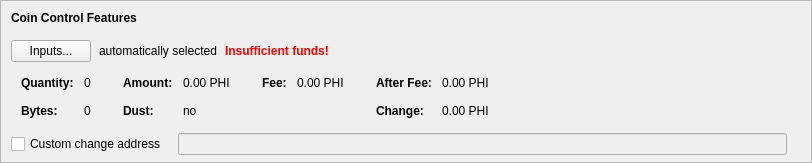
      <widget class="QFrame" name="frameCoinControl">
       <property name="sizePolicy">
        <sizepolicy hsizetype="Expanding" vsizetype="Fixed">
         <horstretch>0</horstretch>
         <verstretch>0</verstretch>
        </sizepolicy>
       </property>
       <property name="maximumSize">
        <size>
         <width>16777215</width>
         <height>16777215</height>
        </size>
       </property>
       <property name="frameShape">
        <enum>QFrame::StyledPanel</enum>
       </property>
       <property name="frameShadow">
        <enum>QFrame::Sunken</enum>
       </property>
       <layout class="QVBoxLayout" name="verticalLayoutCoinControl2">
        <property name="spacing">
         <number>0</number>
        </property>
        <property name="leftMargin">
         <number>0</number>
        </property>
        <property name="topMargin">
         <number>0</number>
        </property>
        <property name="rightMargin">
         <number>0</number>
        </property>
        <property name="bottomMargin">
         <number>6</number>
        </property>
        <item>
         <layout class="QVBoxLayout" name="verticalLayoutCoinControl" stretch="0,0,0,0,0">
          <property name="spacing">
           <number>0</number>
          </property>
          <property name="leftMargin">
           <number>10</number>
          </property>
          <property name="topMargin">
           <number>10</number>
          </property>
          <item>
           <layout class="QHBoxLayout" name="horizontalLayoutCoinControl1">
            <property name="bottomMargin">
             <number>15</number>
            </property>
            <item>
             <widget class="QLabel" name="labelCoinControlFeatures">
              <property name="sizePolicy">
               <sizepolicy hsizetype="Preferred" vsizetype="Maximum">
                <horstretch>0</horstretch>
                <verstretch>0</verstretch>
               </sizepolicy>
              </property>
              <property name="font">
               <font>
                <weight>75</weight>
                <bold>true</bold>
               </font>
              </property>
              <property name="styleSheet">
               <string notr="true">font-weight:bold;</string>
              </property>
              <property name="text">
               <string>Coin Control Features</string>
              </property>
             </widget>
            </item>
           </layout>
          </item>
          <item>
           <layout class="QHBoxLayout" name="horizontalLayoutCoinControl2" stretch="0,0,0,0">
            <property name="spacing">
             <number>8</number>
            </property>
            <property name="bottomMargin">
             <number>10</number>
            </property>
            <item>
             <widget class="QPushButton" name="pushButtonCoinControl">
              <property name="styleSheet">
               <string notr="true"/>
              </property>
              <property name="text">
               <string>Inputs...</string>
              </property>
              <property name="autoDefault">
               <bool>false</bool>
              </property>
             </widget>
            </item>
            <item>
             <widget class="QLabel" name="labelCoinControlAutomaticallySelected">
              <property name="text">
               <string>automatically selected</string>
              </property>
              <property name="margin">
               <number>5</number>
              </property>
             </widget>
            </item>
            <item>
             <widget class="QLabel" name="labelCoinControlInsuffFunds">
              <property name="font">
               <font>
                <weight>75</weight>
                <bold>true</bold>
               </font>
              </property>
              <property name="styleSheet">
               <string notr="true">color:red;font-weight:bold;</string>
              </property>
              <property name="text">
               <string>Insufficient funds!</string>
              </property>
              <property name="margin">
               <number>5</number>
              </property>
             </widget>
            </item>
            <item>
             <spacer name="horizontalSpacerCoinControl">
              <property name="orientation">
               <enum>Qt::Horizontal</enum>
              </property>
              <property name="sizeHint" stdset="0">
               <size>
                <width>40</width>
                <height>1</height>
               </size>
              </property>
             </spacer>
            </item>
           </layout>
          </item>
          <item>
           <widget class="QWidget" name="widgetCoinControl" native="true">
            <property name="sizePolicy">
             <sizepolicy hsizetype="Preferred" vsizetype="Preferred">
              <horstretch>0</horstretch>
              <verstretch>0</verstretch>
             </sizepolicy>
            </property>
            <property name="minimumSize">
             <size>
              <width>0</width>
              <height>0</height>
             </size>
            </property>
            <property name="styleSheet">
             <string notr="true"/>
            </property>
            <layout class="QHBoxLayout" name="horizontalLayoutCoinControl5">
             <property name="leftMargin">
              <number>0</number>
             </property>
             <property name="topMargin">
              <number>0</number>
             </property>
             <property name="rightMargin">
              <number>0</number>
             </property>
             <property name="bottomMargin">
              <number>0</number>
             </property>
             <item>
              <layout class="QHBoxLayout" name="horizontalLayoutCoinControl3" stretch="0,0,0,1">
               <property name="spacing">
                <number>20</number>
               </property>
               <property name="topMargin">
                <number>0</number>
               </property>
               <property name="bottomMargin">
                <number>10</number>
               </property>
               <item>
                <layout class="QFormLayout" name="formLayoutCoinControl1">
                 <property name="horizontalSpacing">
                  <number>10</number>
                 </property>
                 <property name="verticalSpacing">
                  <number>14</number>
                 </property>
                 <property name="leftMargin">
                  <number>10</number>
                 </property>
                 <property name="topMargin">
                  <number>4</number>
                 </property>
                 <property name="rightMargin">
                  <number>6</number>
                 </property>
                 <item row="0" column="0">
                  <widget class="QLabel" name="labelCoinControlQuantityText">
                   <property name="font">
                    <font>
                     <weight>75</weight>
                     <bold>true</bold>
                    </font>
                   </property>
                   <property name="text">
                    <string>Quantity:</string>
                   </property>
                   <property name="margin">
                    <number>0</number>
                   </property>
                  </widget>
                 </item>
                 <item row="0" column="1">
                  <widget class="QLabel" name="labelCoinControlQuantity">
                   <property name="cursor">
                    <cursorShape>IBeamCursor</cursorShape>
                   </property>
                   <property name="contextMenuPolicy">
                    <enum>Qt::ActionsContextMenu</enum>
                   </property>
                   <property name="text">
                    <string notr="true">0</string>
                   </property>
                   <property name="margin">
                    <number>0</number>
                   </property>
                   <property name="textInteractionFlags">
                    <set>Qt::LinksAccessibleByMouse|Qt::TextSelectableByKeyboard|Qt::TextSelectableByMouse</set>
                   </property>
                  </widget>
                 </item>
                 <item row="1" column="0">
                  <widget class="QLabel" name="labelCoinControlBytesText">
                   <property name="font">
                    <font>
                     <weight>75</weight>
                     <bold>true</bold>
                    </font>
                   </property>
                   <property name="text">
                    <string>Bytes:</string>
                   </property>
                  </widget>
                 </item>
                 <item row="1" column="1">
                  <widget class="QLabel" name="labelCoinControlBytes">
                   <property name="cursor">
                    <cursorShape>IBeamCursor</cursorShape>
                   </property>
                   <property name="contextMenuPolicy">
                    <enum>Qt::ActionsContextMenu</enum>
                   </property>
                   <property name="text">
                    <string notr="true">0</string>
                   </property>
                   <property name="textInteractionFlags">
                    <set>Qt::LinksAccessibleByMouse|Qt::TextSelectableByKeyboard|Qt::TextSelectableByMouse</set>
                   </property>
                  </widget>
                 </item>
                </layout>
               </item>
               <item>
                <layout class="QFormLayout" name="formLayoutCoinControl2">
                 <property name="horizontalSpacing">
                  <number>10</number>
                 </property>
                 <property name="verticalSpacing">
                  <number>14</number>
                 </property>
                 <property name="leftMargin">
                  <number>6</number>
                 </property>
                 <property name="topMargin">
                  <number>4</number>
                 </property>
                 <property name="rightMargin">
                  <number>6</number>
                 </property>
                 <item row="0" column="0">
                  <widget class="QLabel" name="labelCoinControlAmountText">
                   <property name="font">
                    <font>
                     <weight>75</weight>
                     <bold>true</bold>
                    </font>
                   </property>
                   <property name="text">
                    <string>Amount:</string>
                   </property>
                   <property name="margin">
                    <number>0</number>
                   </property>
                  </widget>
                 </item>
                 <item row="0" column="1">
                  <widget class="QLabel" name="labelCoinControlAmount">
                   <property name="cursor">
                    <cursorShape>IBeamCursor</cursorShape>
                   </property>
                   <property name="contextMenuPolicy">
                    <enum>Qt::ActionsContextMenu</enum>
                   </property>
                   <property name="text">
                    <string notr="true">0.00 PHI</string>
                   </property>
                   <property name="textInteractionFlags">
                    <set>Qt::LinksAccessibleByMouse|Qt::TextSelectableByKeyboard|Qt::TextSelectableByMouse</set>
                   </property>
                  </widget>
                 </item>
                 <item row="1" column="0">
                  <widget class="QLabel" name="labelCoinControlLowOutputText">
                   <property name="font">
                    <font>
                     <weight>75</weight>
                     <bold>true</bold>
                    </font>
                   </property>
                   <property name="text">
                    <string>Dust:</string>
                   </property>
                  </widget>
                 </item>
                 <item row="1" column="1">
                  <widget class="QLabel" name="labelCoinControlLowOutput">
                   <property name="cursor">
                    <cursorShape>IBeamCursor</cursorShape>
                   </property>
                   <property name="contextMenuPolicy">
                    <enum>Qt::ActionsContextMenu</enum>
                   </property>
                   <property name="text">
                    <string notr="true">no</string>
                   </property>
                   <property name="textInteractionFlags">
                    <set>Qt::LinksAccessibleByMouse|Qt::TextSelectableByKeyboard|Qt::TextSelectableByMouse</set>
                   </property>
                  </widget>
                 </item>
                </layout>
               </item>
               <item>
                <layout class="QFormLayout" name="formLayoutCoinControl3">
                 <property name="horizontalSpacing">
                  <number>10</number>
                 </property>
                 <property name="verticalSpacing">
                  <number>14</number>
                 </property>
                 <property name="leftMargin">
                  <number>6</number>
                 </property>
                 <property name="topMargin">
                  <number>4</number>
                 </property>
                 <property name="rightMargin">
                  <number>6</number>
                 </property>
                 <item row="0" column="0">
                  <widget class="QLabel" name="labelCoinControlFeeText">
                   <property name="font">
                    <font>
                     <weight>75</weight>
                     <bold>true</bold>
                    </font>
                   </property>
                   <property name="text">
                    <string>Fee:</string>
                   </property>
                   <property name="margin">
                    <number>0</number>
                   </property>
                  </widget>
                 </item>
                 <item row="0" column="1">
                  <widget class="QLabel" name="labelCoinControlFee">
                   <property name="cursor">
                    <cursorShape>IBeamCursor</cursorShape>
                   </property>
                   <property name="contextMenuPolicy">
                    <enum>Qt::ActionsContextMenu</enum>
                   </property>
                   <property name="text">
                    <string notr="true">0.00 PHI</string>
                   </property>
                   <property name="textInteractionFlags">
                    <set>Qt::LinksAccessibleByMouse|Qt::TextSelectableByKeyboard|Qt::TextSelectableByMouse</set>
                   </property>
                  </widget>
                 </item>
                </layout>
               </item>
               <item>
                <layout class="QFormLayout" name="formLayoutCoinControl4">
                 <property name="horizontalSpacing">
                  <number>10</number>
                 </property>
                 <property name="verticalSpacing">
                  <number>14</number>
                 </property>
                 <property name="leftMargin">
                  <number>6</number>
                 </property>
                 <property name="topMargin">
                  <number>4</number>
                 </property>
                 <property name="rightMargin">
                  <number>6</number>
                 </property>
                 <item row="0" column="0">
                  <widget class="QLabel" name="labelCoinControlAfterFeeText">
                   <property name="font">
                    <font>
                     <weight>75</weight>
                     <bold>true</bold>
                    </font>
                   </property>
                   <property name="text">
                    <string>After Fee:</string>
                   </property>
                   <property name="margin">
                    <number>0</number>
                   </property>
                  </widget>
                 </item>
                 <item row="0" column="1">
                  <widget class="QLabel" name="labelCoinControlAfterFee">
                   <property name="cursor">
                    <cursorShape>IBeamCursor</cursorShape>
                   </property>
                   <property name="contextMenuPolicy">
                    <enum>Qt::ActionsContextMenu</enum>
                   </property>
                   <property name="text">
                    <string notr="true">0.00 PHI</string>
                   </property>
                   <property name="textInteractionFlags">
                    <set>Qt::LinksAccessibleByMouse|Qt::TextSelectableByKeyboard|Qt::TextSelectableByMouse</set>
                   </property>
                  </widget>
                 </item>
                 <item row="1" column="0">
                  <widget class="QLabel" name="labelCoinControlChangeText">
                   <property name="font">
                    <font>
                     <weight>75</weight>
                     <bold>true</bold>
                    </font>
                   </property>
                   <property name="text">
                    <string>Change:</string>
                   </property>
                  </widget>
                 </item>
                 <item row="1" column="1">
                  <widget class="QLabel" name="labelCoinControlChange">
                   <property name="cursor">
                    <cursorShape>IBeamCursor</cursorShape>
                   </property>
                   <property name="contextMenuPolicy">
                    <enum>Qt::ActionsContextMenu</enum>
                   </property>
                   <property name="text">
                    <string notr="true">0.00 PHI</string>
                   </property>
                   <property name="textInteractionFlags">
                    <set>Qt::LinksAccessibleByMouse|Qt::TextSelectableByKeyboard|Qt::TextSelectableByMouse</set>
                   </property>
                  </widget>
                 </item>
                </layout>
               </item>
              </layout>
             </item>
            </layout>
           </widget>
          </item>
          <item>
           <layout class="QHBoxLayout" name="horizontalLayoutCoinControl4" stretch="0,0,0">
            <property name="spacing">
             <number>12</number>
            </property>
            <property name="sizeConstraint">
             <enum>QLayout::SetDefaultConstraint</enum>
            </property>
            <property name="topMargin">
             <number>5</number>
            </property>
            <property name="rightMargin">
             <number>5</number>
            </property>
            <item>
             <widget class="QCheckBox" name="checkBoxCoinControlChange">
              <property name="toolTip">
               <string>If this is activated, but the change address is empty or invalid, change will be sent to a newly generated address.</string>
              </property>
              <property name="text">
               <string>Custom change address</string>
              </property>
             </widget>
            </item>
            <item>
             <widget class="QValidatedLineEdit" name="lineEditCoinControlChange">
              <property name="enabled">
               <bool>false</bool>
              </property>
              <property name="sizePolicy">
               <sizepolicy hsizetype="Expanding" vsizetype="Fixed">
                <horstretch>0</horstretch>
                <verstretch>0</verstretch>
               </sizepolicy>
              </property>
             </widget>
            </item>
            <item>
             <widget class="QLabel" name="labelCoinControlChangeLabel">
              <property name="sizePolicy">
               <sizepolicy hsizetype="Preferred" vsizetype="Expanding">
                <horstretch>0</horstretch>
                <verstretch>0</verstretch>
               </sizepolicy>
              </property>
              <property name="minimumSize">
               <size>
                <width>0</width>
                <height>0</height>
               </size>
              </property>
              <property name="text">
               <string/>
              </property>
              <property name="margin">
               <number>3</number>
              </property>
             </widget>
            </item>
           </layout>
          </item>
          <item>
           <spacer name="verticalSpacerCoinControl">
            <property name="orientation">
             <enum>Qt::Vertical</enum>
            </property>
            <property name="sizeHint" stdset="0">
             <size>
              <width>800</width>
              <height>1</height>
             </size>
            </property>
           </spacer>
          </item>
         </layout>
        </item>
       </layout>
      </widget>
